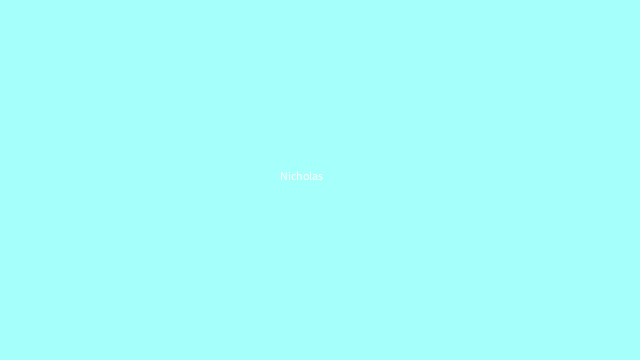
Frame 1 (no input)
Frame 60 (the mouse pressed at the canvas centre just before this capture): identical to frame 1, image omitted
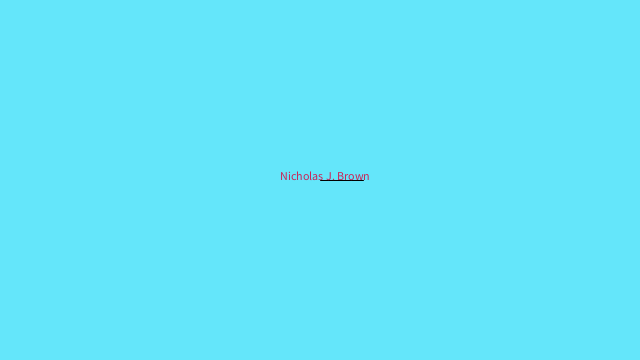
Frame 120 (the mouse held since frame 60 and released just before this capture)

The Processing sketch that drew these frames (run headless with seeded random() and noise(); from frame 60 on, the mouse is pressed at the canvas centre):

// Processing sketch: processing_30328
// ── processing_30328.pde

void setup(){
  size(640, 360); //resizing window
   background(165,293,250);//setting background color
   text("Nicholas", 280,180);
}
 
void draw(){
if(mousePressed == true){
  background(100,230,250);
  line(320,180,363,180);
  text("Nicholas J. Brown", 280,180);
  fill(201,36,87);
   
  }
}


                
                
